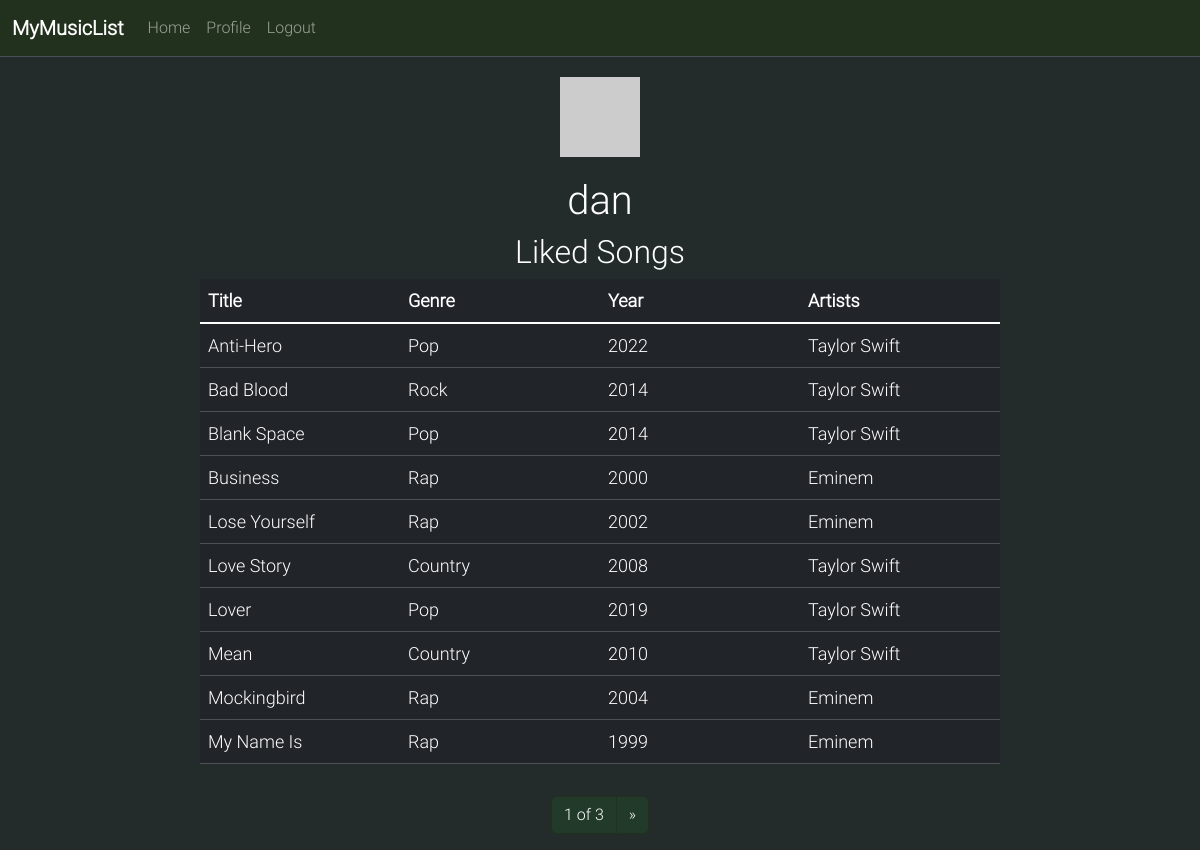
The page /profile/dan (signed in) on the database its author committed.
### app/models.py (models this page shows, shortened)
class User(UserMixin, db.Model):
    userid = db.Column(db.Integer, primary_key=True)
    username = db.Column(db.String(250), index=True, unique=True)
    password_hash = db.Column(db.String(256), nullable=True)
    likedsongs = db.relationship('Song', secondary=usersongs)
    dislikedsongs = db.relationship('Song', secondary=userdissongs)
    def avatar(self, size):
        return f'https://www.gravatar.com/avatar/{self.userid}?d=identicon&s={size}'

class Song(db.Model):
    __tablename__ = 'song'
    SongID = db.Column(db.Integer, primary_key=True, autoincrement=True)
    Title = db.Column(db.String(250), index=True)
    Genre = db.Column(db.String(250), index=True)
    Year = db.Column(db.Integer, index=True)
    Upvotes = db.Column(db.Integer, default=0)
    Downvotes = db.Column(db.Integer, default=0)
    Artists = db.relationship('Artist', secondary=linking, back_populates="Songs")

class Artist(db.Model):
    __tablename__ = 'artist'
    ArtistID = db.Column(db.Integer, primary_key=True, autoincrement=True)
    Name = db.Column(db.String(250), index=True)
    Songs = db.relationship('Song', secondary=linking, back_populates="Artists")

### app/views.py (the view)
@app.route('/profile/<username>', methods=['GET'])
@login_required
def user(username):
    page = request.args.get('page', 1, type=int)
    per_page = 10
    user = db.first_or_404(sqlalchemy.select(User).where(User.username == username))
    liked_song_ids = [song.SongID for song in user.likedsongs]
    liked_songs = Song.query.filter(Song.SongID.in_(liked_song_ids)).order_by(Song.Title)
    paginated_songs = liked_songs.paginate(page=page, per_page=per_page, error_out=False)
    return render_template('profile.html', Title="Profile", user=user,
                           songs=paginated_songs, page=page)

### app/models.py (called while the page is built)
@login.user_loader
def load_user(id):
    return db.session.get(User, int(id))

### app/templates/profile.html (shortened to what this page needs)
{%  extends "base.html" %}
{% block content %}
    <div class="container text-center profile">
        <img src="{{ user.avatar(128) }}" alt="Profile Picture">
        <h1 class="profile"> {{ user.username }}</h1>
        <h2>Liked Songs</h2>
    </div>
    {% if songs %}
    <div class="table-responsive">
            <table class="table table-dark ">
                <thead>
                    <tr>
                        <th scope="col">Title</th>
                        <th scope="col">Genre</th>
                        <th scope="col">Year</th>
                        <th scope="col">Artists</th>
                    </tr>
                </thead>
                <tbody class="table-group-divider">
                    {% for song in songs %}
                        <tr>
                            <td>{{ song.Title }}</td>
                            <td>{{ song.Genre }}</td>
                            <td>{{ song.Year }}</td>
                            <td>
                                {% for artist in song.Artists %}
                                {{ artist.Name }}
                                {% endfor %}
                            </td>
                        </tr>
                    {% endfor %}
                </tbody>
            </table>
        </div>
    <div class="container text-center">
        <ul class="pagination d-flex justify-content-center">
            <li class="page-item active" aria-current="page">
                <span class="page-link">{{ songs.page }} of {{ songs.pages }}</span>
            </li>
            {% if songs.has_next %}
            <li class="page-item">
                <a class="page-link prevnext" href="?page={{ songs.next_num }}" aria-label="Next">
                    <span aria-hidden="true">&raquo;</span>
                </a>
            </li>
            {% endif %}
        </ul>
    </div>
    {% else %}
    <div class="container text-center">
        <p>No liked songs to display.</p>
    </div>
    {% endif %}
{% endblock %}

### app/templates/base.html (shortened to what this page needs)
<!DOCTYPE html>
<html lang="en">
<head>
    <link href="https://cdn.jsdelivr.net/npm/bootstrap@5.3.2/dist/css/bootstrap.min.css" rel="stylesheet">
    <link rel="stylesheet" href="\static\style.css">
    <link rel="stylesheet" type="text/css" href="{{ url_for('static', filename='fontawesome-free-5.3.1-web/css/all.css') }}">
</head>
<body>
<nav class="navbar navbar-expand-lg navbar border-bottom border-body" data-bs-theme="dark">
            <div class="container-fluid">
                <a class="navbar-brand"><b>MyMusicList</b></a>
                <div class="collapse navbar-collapse" id="navbarNavAltMarkup">
                    <div class="navbar-nav">
                        <a class="nav-link" aria-current="page" href="/">Home</a>
                        {%  if current_user.is_anonymous %}
                            <a class="nav-link" href="/register">Profile</a>
                            <a class="nav-link" href="/login">Login</a>
                            <a class="nav-link" href="/register">Sign up</a>
                        {% else %}
                            <a class="nav-link" href="/profile/{{ current_user.username  }}">Profile</a>
                            <a class="nav-link" href="/logout">Logout</a>
                        {% endif %}
                    </div>
                </div>
            </div>
        </nav>
        {%  block content %}{% endblock %}
</body>
</html>

### app/static/style.css (style rules this page uses)
body { background-color: #232b2b; color: white; }
.navbar { background-color: #22311d; }
.profile { margin-top: 20px; }
.table-responsive { padding-left: 200px; padding-right: 200px; }
@media (min-width: 0px) { .table-responsive { font-size: 12px; padding-left: 0; padding-right: 0; } }
@media (min-width: 1000px) { .table-responsive { font-size: 18px; padding-left: 200px; padding-right: 200px; } }
body { font-family: Roboto; }
th { width: 18%; }
.d-flex { margin-top: 1rem; }
.pagination { --bs-pagination-active-bg: #01ff1d12; --bs-pagination-active-border-color: #22311d; --bs-tertiary-bg: #364f2e; --bs-link-hover-color: white; --bs-border-color: #364f2e; }
.prevnext { background-color: #01ff1d12; --bs-pagination-border-color: #22311d; }
.page-link { color: white; }

### rows shown on the page
User: username "dan"
Song: Title "Anti-Hero", Genre "Pop", Year "2022"
Artist: Name "Taylor Swift"
Song: Title "Bad Blood", Genre "Rock", Year "2014"
Song: Title "Blank Space", Genre "Pop", Year "2014"
Song: Title "Business", Genre "Rap", Year "2000"
Artist: Name "Eminem"
Song: Title "Lose Yourself", Genre "Rap", Year "2002"
Song: Title "Love Story", Genre "Country", Year "2008"
Song: Title "Lover", Genre "Pop", Year "2019"
Song: Title "Mean", Genre "Country", Year "2010"
Song: Title "Mockingbird", Genre "Rap", Year "2004"
Song: Title "My Name Is", Genre "Rap", Year "1999"

### other values the page prints
{{ songs.page }} "1"
{{ songs.pages }} "3"
